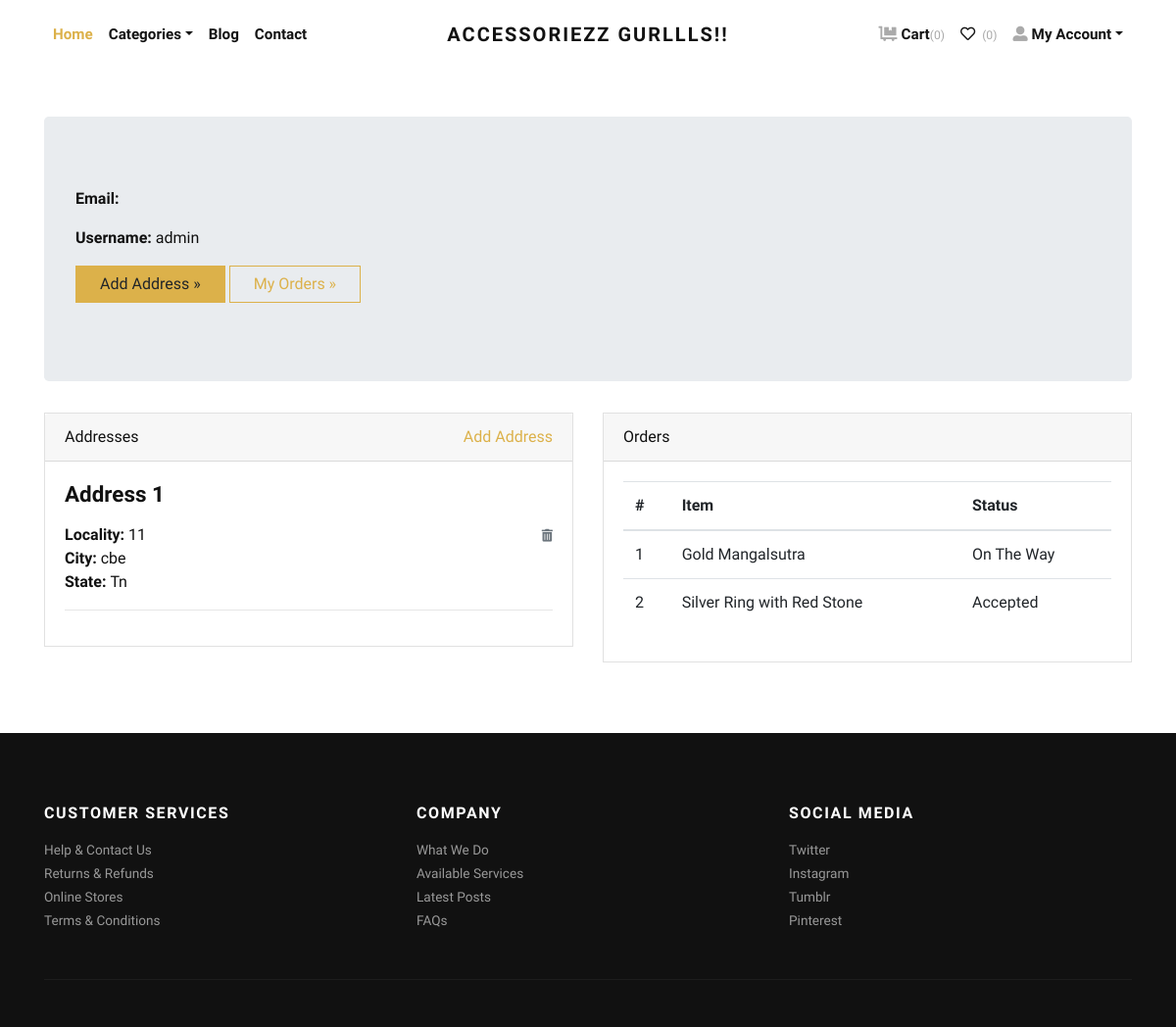
/accounts/profile/ (signed in), run on the app's committed database.
### store/models.py (models this page shows, shortened)
class Address(models.Model):
    user = models.ForeignKey(User, verbose_name="User", on_delete=models.CASCADE)
    locality = models.CharField(max_length=150, verbose_name="Nearest Location")
    city = models.CharField(max_length=150, verbose_name="City")
    state = models.CharField(max_length=150, verbose_name="State")

class Order(models.Model):
    user = models.ForeignKey(User, verbose_name="User", on_delete=models.CASCADE)
    address = models.ForeignKey(Address, verbose_name="Shipping Address", on_delete=models.CASCADE)
    product = models.ForeignKey(Product, verbose_name="Product", on_delete=models.CASCADE)
    quantity = models.PositiveIntegerField(verbose_name="Quantity")
    ordered_date = models.DateTimeField(auto_now_add=True, verbose_name="Ordered Date")
    status = models.CharField(
        choices=STATUS_CHOICES,
        max_length=50,
        default="Pending"
        )

class Product(models.Model):
    title = models.CharField(max_length=150, verbose_name="Product Title")
    slug = models.SlugField(max_length=160, verbose_name="Product Slug")
    sku = models.CharField(max_length=255, unique=True, verbose_name="Unique Product ID (SKU)")
    short_description = models.TextField(verbose_name="Short Description")
    detail_description = models.TextField(blank=True, null=True, verbose_name="Detail Description")
    product_image = models.ImageField(upload_to='product', blank=True, null=True, verbose_name="Product Image")
    price = models.DecimalField(max_digits=8, decimal_places=2)
    category = models.ForeignKey(Category, verbose_name="Product Categoy", on_delete=models.CASCADE)
    is_active = models.BooleanField(verbose_name="Is Active?")
    is_featured = models.BooleanField(verbose_name="Is Featured?")
    created_at = models.DateTimeField(auto_now_add=True, verbose_name="Created Date")
    updated_at = models.DateTimeField(auto_now=True, verbose_name="Updated Date")
    class Meta:
        verbose_name_plural = 'Products'
        ordering = ('-created_at', )

### store/views.py (the view)
# urls.py: path('accounts/profile/', views.profile, name="profile"),
@login_required
def profile(request):
    addresses = Address.objects.filter(user=request.user)
    orders = Order.objects.filter(user=request.user)
    return render(request, 'account/profile.html', {'addresses':addresses, 'orders':orders})

### store/context_preprocessors.py (called while the page is built)
def store_menu(request):
    categories = Category.objects.filter(is_active=True)
    context = {
        'categories_menu': categories,
    }
    return context

def cart_menu(request):
    if request.user.is_authenticated:
        cart_items= Cart.objects.filter(user=request.user)
        context = {
            'cart_items': cart_items,
        }
    else:
        context = {}
    return context

### templates/account/profile.html (shortened to what this page needs)
{% extends 'base.html' %}
{% load static %}
    {% block content %}
      <div class="container py-5">
        <div class="jumbotron">
          <p><strong>Email:</strong> {{request.user.email}}</p>
          <p><strong>Username:</strong> {{request.user.username}}</p>
          <p><a class="btn btn-primary btn-large" href="{% url 'store:add-address' %}">Add Address »</a> <a class="btn btn-outline-primary btn-large" href="#">My Orders »</a></p>
        </div>
        <div class="row">
          <div class="col-lg-6">
            <div class="card mb-4" id="headings">
              <div class="card-header">Addresses <span class="float-right"><a href="{% url 'store:add-address' %}">Add Address</a></span></div>
              <div class="card-body">
                {% if addresses %}
                    {% for address in addresses %}
                        <h4 class="mb-3">Address {{forloop.counter}}</h4>
                        <span class="float-right"><a href="{% url 'store:remove-address' address.id %}"><i class="fas fa-trash-alt small text-muted"></i></a></span>
                        <p>
                            <strong>Locality: </strong>{{address.locality}} <br>
                            <strong>City: </strong>{{address.city}} <br>
                            <strong>State: </strong>{{address.state}} <br>
                        </p>
                        <hr>
                    {% endfor %}
                {% else %}
                <div class="text-danger">
                  Address not Added.
                </div>
                {% endif %}
              </div>
            </div>
          </div>
          <div class="col-lg-6">
            <div class="card mb-4" id="tables">
              <div class="card-header">Orders</div>
              <div class="card-body">
                <table class="table table-hover">
                  <thead>
                    <tr>
                      <th>#</th>
                      <th>Item</th>
                      <th>Status</th>
                    </tr>
                  </thead>
                  <tbody>
                    {% if orders %}
                      {% for order in orders %}
                        <tr>
                          <td>{{forloop.counter}}</td>
                          <td>{{order.product.title}}</td>
                          <td>
                            {{order.status}}
                          </td>
                        </tr>
                      {% endfor %}
                    {% else %}
                    <tr>
                      <td class="text-danger" colspan="3">You've not Ordered anything yet.</td>
                    </tr>
                    {% endif %}
                  </tbody>
                </table>
              </div>
            </div>
          </div>
        </div>
      </div>
{% endblock content %}

### jewelryshop/static/css/style.default.css (style rules this page uses)
strong { font-weight: 700; }
.btn { font-weight: 400; border: 1px solid transparent; font-family: inherit; padding: 0.375rem 1.5rem; font-size: 1rem; line-height: 1.5; border-radius: 0; transition: color 0.15s ease-in-out, background-color 0.15s ease-in-out, border-color 0.15s ease-in-out, box-shadow 0.15s ease-in-out; }
.btn-primary { color: #212529; background-color: #dcb14a; border-color: #dcb14a; }
.btn-outline-primary { color: #dcb14a; background-color: transparent; background-image: none; border-color: #dcb14a; }
body { font-family: "Libre Franklin", sans-serif; font-size: 1rem; font-weight: 400; line-height: 1.5; color: #111111; background-color: #fff; }
a { color: #dcb14a; text-decoration: none; }
h1, h2, h3, h4, h5, h6, .h1, .h2, .h3, .h4, .h5, .h6 { margin-bottom: 0.5rem; font-family: inherit; font-weight: 900; line-height: 1.2; color: inherit; }
h4, .h4 { font-size: 1.4rem; }
hr { border-top: 1px solid rgba(17, 17, 17, 0.1); }
small, .small { font-size: 80%; font-weight: 400; }
.card { background-color: #fff; border: 1px solid rgba(17, 17, 17, 0.125); border-radius: 0; }
.card-body { padding: 1.25rem; }
.card-header { padding: 0.75rem 1.25rem; background-color: rgba(17, 17, 17, 0.03); border-bottom: 1px solid rgba(17, 17, 17, 0.125); }
.card-header:first-child { border-radius: calc(0 - 1px) calc(0 - 1px) 0 0; }

### data on the page
Address: locality "11", city "cbe", state "Tn"
Order: product "Gold Mangalsutra", status "On The Way"
Order: product "Silver Ring with Red Stone", status "Accepted"

### other printed values
{{ cart_items.count }} "0"
{{ request.user.username }} "admin"
